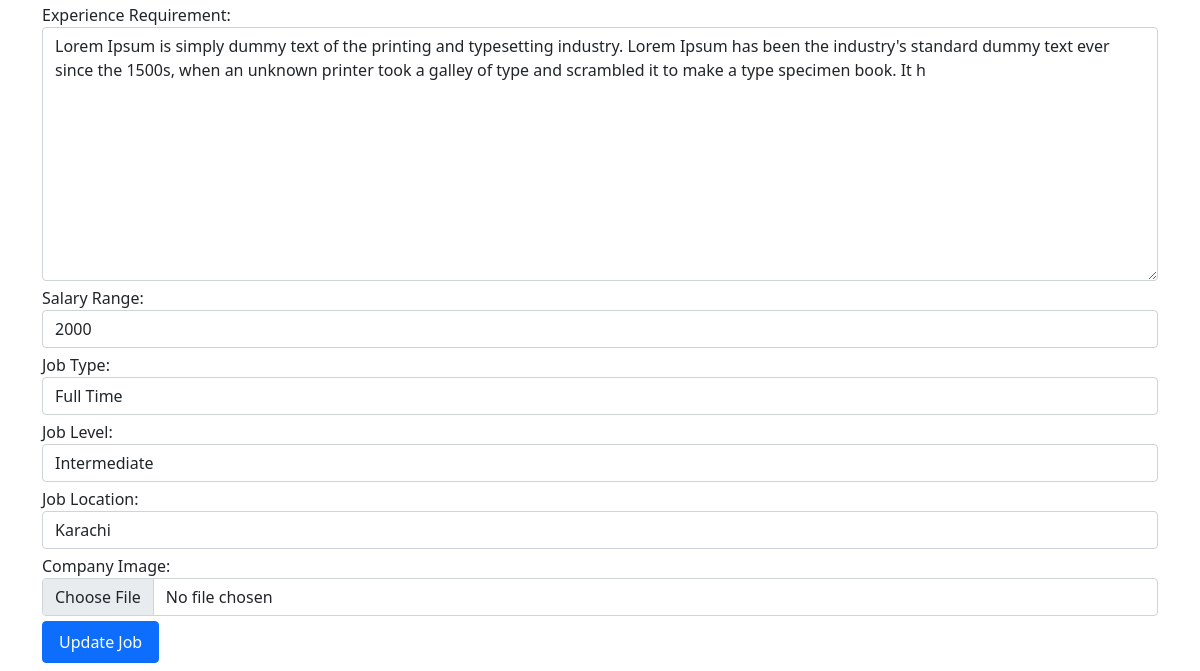
Before: /jobs/job/edit/software-engineer/ (lower part) with the older database file.
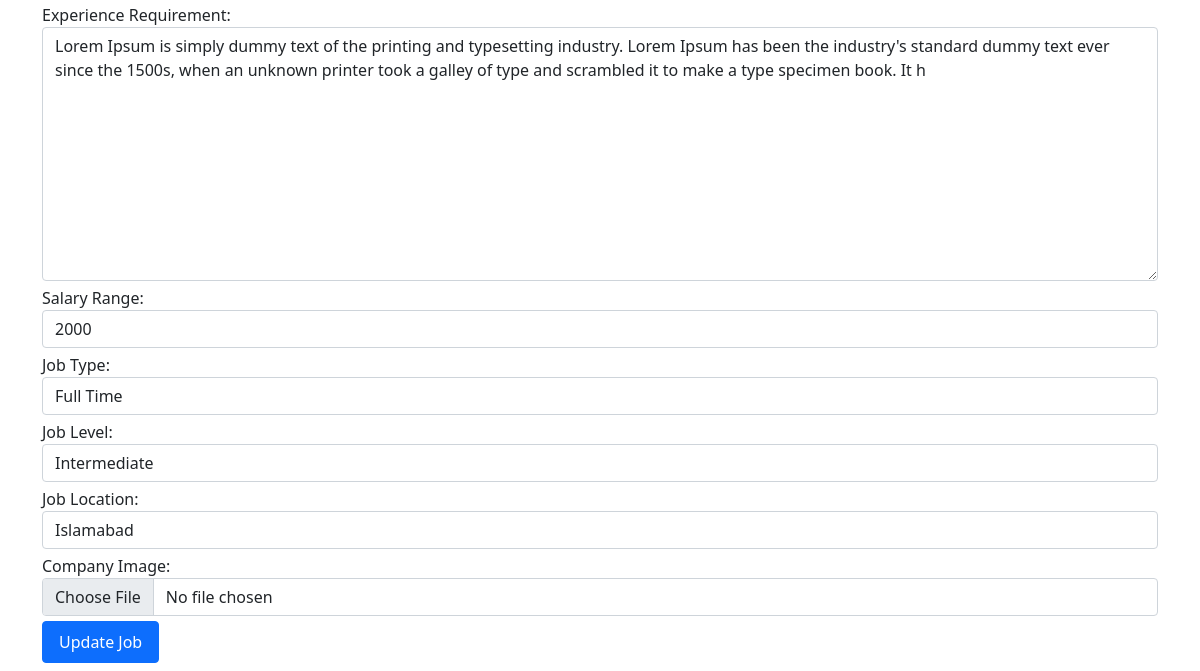
After: the same page with the newer database file.
### jobs/models.py (models this page shows)
class newJob(models.Model):
    JobType=[
        ('Full Time', 'Full Time'),
        ('Part Time', 'Part Time'),
        ('Internship', 'Internship'),
        ('Temporary', 'Temporary'),
        ('Contract', 'Contract'),
    ]
    JobLevel=[
        ('Beginner', 'Beginner'),
        ('Intermediate', 'Intermediate'),
        ('Advanced', 'Advanced'),
    ]
    jobTitle=models.CharField(max_length=50, blank=False, null=False, default=None)
    jobDescription=models.CharField(max_length=250,null=False, blank=True)
    skillsRequirement=models.CharField(max_length=250,blank=False, default=None, null=False)
    experienceRequirement=models.CharField(max_length=250,blank=False, default=None, null=True)
    educationRequirement=models.CharField(max_length=250,blank=False, default=None, null=False)
    jobLocation=models.CharField(max_length=100, blank=False, null=False)
    salaryRange=models.IntegerField(blank=True, null=False)
    companyName=models.CharField(max_length=40, blank=True, null=False)
    jobLevel=models.CharField(choices=JobLevel, max_length=40, null=False, blank=False, default="Intermediate")
    jobType=models.CharField(choices=JobType, max_length=40, null=False, blank=False, default="Full Time")
    companyDescription=models.CharField(max_length=250,blank=False, default=None, null=False)
    postJobSlug=AutoSlugField(populate_from="jobTitle", unique=True, null=True, default=None)
    companyImage=models.ImageField(upload_to='company_image/')

### jobs/views.py (the view)
# urls.py: path('job/edit/<slug>/', views.EditJob, name='editjob'),
def EditJob(request, slug):
    try:
        slug=slug
        get_job= newJob.objects.get(postJobSlug=slug)
        if(get_job):
            form=CreateJob(instance=get_job)
            return render(request, 'create_job/editjob.html', {'form':form, "job":get_job})
        else:
            messages.error(request, "Professional details can not be load to edit now!")
            return redirect('/jobs/createjob')
    except:
        messages.error(request, "Some kind of internal error.")
        return redirect("/jobs/createjob")

### templates/create_job/editjob.html (shortened to what this page needs)
{% extends '../base.html'%} {% block content %}
<div class="container">
    <div class="row d-flex justify-content-center createjob_container">
        <div class="col-md-12 createjob_area mt-3">
            {% if job %}
            <form action="/jobs/job/edited/{{job.postJobSlug}}/" method="post" enctype="multipart/form-data" class="createjob_form my-2">
                {{form.as_p}}
                <div class="createjob_form_btn">
                    <button type="submit" class="btn btn-primary py-2 px-3">Update Job</button>
                </div>
            </form>
            {% endif  %}
        </div>
    </div>
</div>
{% endblock %}

Changed rows visible on the page:
changed newJob "Full Time": jobLocation "Karachi" → "Islamabad"
